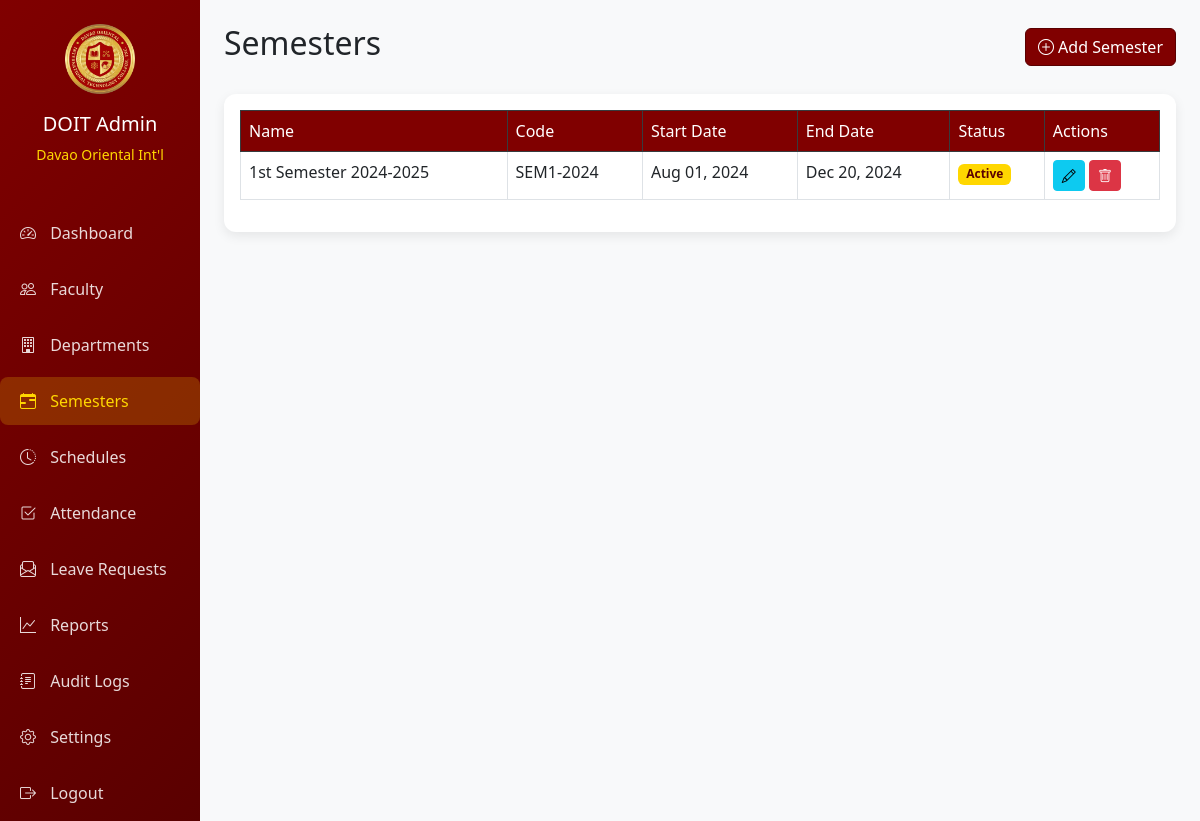
Screenshot of /admin/semesters.php (signed in) with the database file from the repository.
### tables this page shows
CREATE TABLE `settings` (
  `id` int(11) NOT NULL,
  `setting_key` varchar(100) NOT NULL,
  `setting_value` text DEFAULT NULL,
  `updated_at` timestamp NOT NULL DEFAULT current_timestamp() ON UPDATE current_timestamp()
);

CREATE TABLE `semesters` (
  `id` int(11) NOT NULL,
  `name` varchar(100) NOT NULL,
  `code` varchar(20) NOT NULL,
  `start_date` date NOT NULL,
  `end_date` date NOT NULL,
  `is_active` tinyint(1) DEFAULT 0,
  `created_at` timestamp NOT NULL DEFAULT current_timestamp()
);

### includes/functions.php (called while the page is built, shortened)
<?php
function formatDate($date, $format = 'M d, Y') {
    return $date ? date($format, strtotime($date)) : '';
}
function getSetting($pdo, $key) {
    $stmt = $pdo->prepare("SELECT setting_value FROM settings WHERE setting_key = ?");
    $stmt->execute([$key]);
    return $stmt->fetchColumn();
}
?>

### admin/semesters.php (the view, shortened to what this page needs)
<?php
require_once '../config/database.php';
require_once '../includes/functions.php';
$semesters = $pdo->query("SELECT * FROM semesters ORDER BY start_date DESC")->fetchAll();
?>
<!DOCTYPE html>
<html lang="en">
<head>
    <link href="https://cdn.jsdelivr.net/npm/bootstrap@5.3.0/dist/css/bootstrap.min.css" rel="stylesheet">
    <link href="https://cdn.jsdelivr.net/npm/bootstrap-icons@1.10.0/font/bootstrap-icons.css" rel="stylesheet">
    <link rel="stylesheet" href="../assets/css/theme.css">
</head>
<body>
<div class="container-fluid">
    <div class="row">
        <div class="col-md-2 p-0"><?php include '../includes/admin-sidebar.php'; ?></div>
        <div class="col-md-10 p-4">
            <div class="d-flex justify-content-between align-items-center mb-4">
                <h2>Semesters</h2>
                <button class="btn btn-primary" data-bs-toggle="modal" data-bs-target="#addModal">
                    <i class="bi bi-plus-circle"></i> Add Semester
                </button>
            </div>
            <div class="card">
                <div class="card-body">
                    <table class="table table-bordered table-hover">
                        <thead class="table-dark">
                            <tr>
                                <th>Name</th>
                                <th>Code</th>
                                <th>Start Date</th>
                                <th>End Date</th>
                                <th>Status</th>
                                <th>Actions</th>
                            </tr>
                        </thead>
                        <tbody>
                            <?php foreach ($semesters as $sem): ?>
                            <tr>
                                <td><?= htmlspecialchars($sem['name']) ?></td>
                                <td><?= htmlspecialchars($sem['code']) ?></td>
                                <td><?= formatDate($sem['start_date']) ?></td>
                                <td><?= formatDate($sem['end_date']) ?></td>
                                <td>
                                    <?php if ($sem['is_active']): ?>
                                        <span class="badge bg-success">Active</span>
                                    <?php else: ?>
                                        <span class="badge bg-secondary">Inactive</span>
                                    <?php endif; ?>
                                </td>
                                <td>
                                    <button class="btn btn-sm btn-info" data-bs-toggle="modal" data-bs-target="#editModal"
                                            onclick="editSemester(<?= $sem['id'] ?>, '<?= htmlspecialchars($sem['name']) ?>', '<?= htmlspecialchars($sem['code']) ?>', '<?= $sem['start_date'] ?>', '<?= $sem['end_date'] ?>', <?= $sem['is_active'] ?>)">
                                        <i class="bi bi-pencil"></i>
                                    </button>
                                    <a href="?delete=<?= $sem['id'] ?>" class="btn btn-sm btn-danger" onclick="return confirm('Delete this semester? This will also delete related schedules.')">
                                        <i class="bi bi-trash"></i>
                                    </a>
                                </td>
                            </tr>
                            <?php endforeach; ?>
                        </tbody>
                    </table>
                </div>
            </div>
        </div>
    </div>
</div>
</body>
</html>

### includes/admin-sidebar.php (shortened to what this page needs)
<?php
$logo_path = getSetting($pdo, 'logo_path');
?>
<div class="sidebar">
    <div class="text-center py-4">
        <?php if ($logo_path && file_exists(PROFILE_PHOTO_PATH . $logo_path)): ?>
            <img src="../assets/uploads/profile_photos/<?= htmlspecialchars($logo_path) ?>" alt="DOIT Logo" style="max-height: 70px; margin-bottom: 10px;">
        <?php else: ?>
            <i class="bi bi-calendar-check fs-1 text-white"></i>
        <?php endif; ?>
        <h5 class="text-white mt-2">DOIT Admin</h5>
        <p class="text-gold small">Davao Oriental Int'l</p>
    </div>
    <nav class="nav flex-column">
        <a class="nav-link <?= basename($_SERVER['PHP_SELF']) == 'dashboard.php' ? 'active' : '' ?>" href="dashboard.php">
            <i class="bi bi-speedometer2"></i> Dashboard
        </a>
        <a class="nav-link <?= basename($_SERVER['PHP_SELF']) == 'faculty.php' ? 'active' : '' ?>" href="faculty.php">
            <i class="bi bi-people"></i> Faculty
        </a>
        <a class="nav-link <?= basename($_SERVER['PHP_SELF']) == 'departments.php' ? 'active' : '' ?>" href="departments.php">
            <i class="bi bi-building"></i> Departments
        </a>
        <a class="nav-link <?= basename($_SERVER['PHP_SELF']) == 'semesters.php' ? 'active' : '' ?>" href="semesters.php">
            <i class="bi bi-calendar-range"></i> Semesters
        </a>
        <a class="nav-link <?= basename($_SERVER['PHP_SELF']) == 'schedules.php' ? 'active' : '' ?>" href="schedules.php">
            <i class="bi bi-clock-history"></i> Schedules
        </a>
        <a class="nav-link <?= basename($_SERVER['PHP_SELF']) == 'attendance.php' ? 'active' : '' ?>" href="attendance.php">
            <i class="bi bi-check2-square"></i> Attendance
        </a>
        <a class="nav-link <?= basename($_SERVER['PHP_SELF']) == 'leaves.php' ? 'active' : '' ?>" href="leaves.php">
            <i class="bi bi-envelope-paper"></i> Leave Requests
        </a>
        <a class="nav-link <?= basename($_SERVER['PHP_SELF']) == 'reports.php' ? 'active' : '' ?>" href="reports.php">
            <i class="bi bi-graph-up"></i> Reports
        </a>
        <a class="nav-link <?= basename($_SERVER['PHP_SELF']) == 'audit-logs.php' ? 'active' : '' ?>" href="audit-logs.php">
            <i class="bi bi-journal-text"></i> Audit Logs
        </a>
        <a class="nav-link <?= basename($_SERVER['PHP_SELF']) == 'settings.php' ? 'active' : '' ?>" href="settings.php">
            <i class="bi bi-gear"></i> Settings
        </a>
        <a class="nav-link" href="../logout.php">
            <i class="bi bi-box-arrow-right"></i> Logout
        </a>
    </nav>
</div>

### assets/css/theme.css (style rules this page uses)
:root { --maroon: #800000; --maroon-dark: #5a0000; --maroon-light: #9a1f1f; --gold: #FFD700; --gold-dark: #DAA520; --gold-light: #FFE44D; --white: #ffffff; --gray-bg: #f8f9fa; }
body { background-color: var(--gray-bg); font-family: 'Segoe UI', Roboto, 'Helvetica Neue', sans-serif; }
.sidebar { min-height: 100vh; background: linear-gradient(135deg, var(--maroon) 0%, var(--maroon-dark) 100%); }
.sidebar .nav-link { color: rgba(255, 255, 255, 0.85); padding: 12px 20px; margin: 4px 0; transition: all 0.3s; border-radius: 8px; }
.sidebar .nav-link:hover, .sidebar .nav-link.active { background: rgba(255, 215, 0, 0.2); color: var(--gold); }
.sidebar .nav-link i { margin-right: 10px; width: 24px; }
.text-gold { color: var(--gold); }
.btn-primary { background-color: var(--maroon); border-color: var(--maroon-dark); }
.card { border: none; border-radius: 12px; box-shadow: 0 4px 12px rgba(0, 0, 0, 0.08); transition: transform 0.2s, box-shadow 0.2s; }
.table thead th { background-color: var(--maroon); color: var(--white); border-bottom: none; font-weight: 500; }
.badge.bg-success { background-color: var(--gold) !important; color: var(--maroon-dark); }

### rows the page displays
settings: setting_value (picture)
semesters: name "1st Semester 2024-2025", code "SEM1-2024", start_date "Aug 01, 2024", end_date "Dec 20, 2024", is_active "Active"
